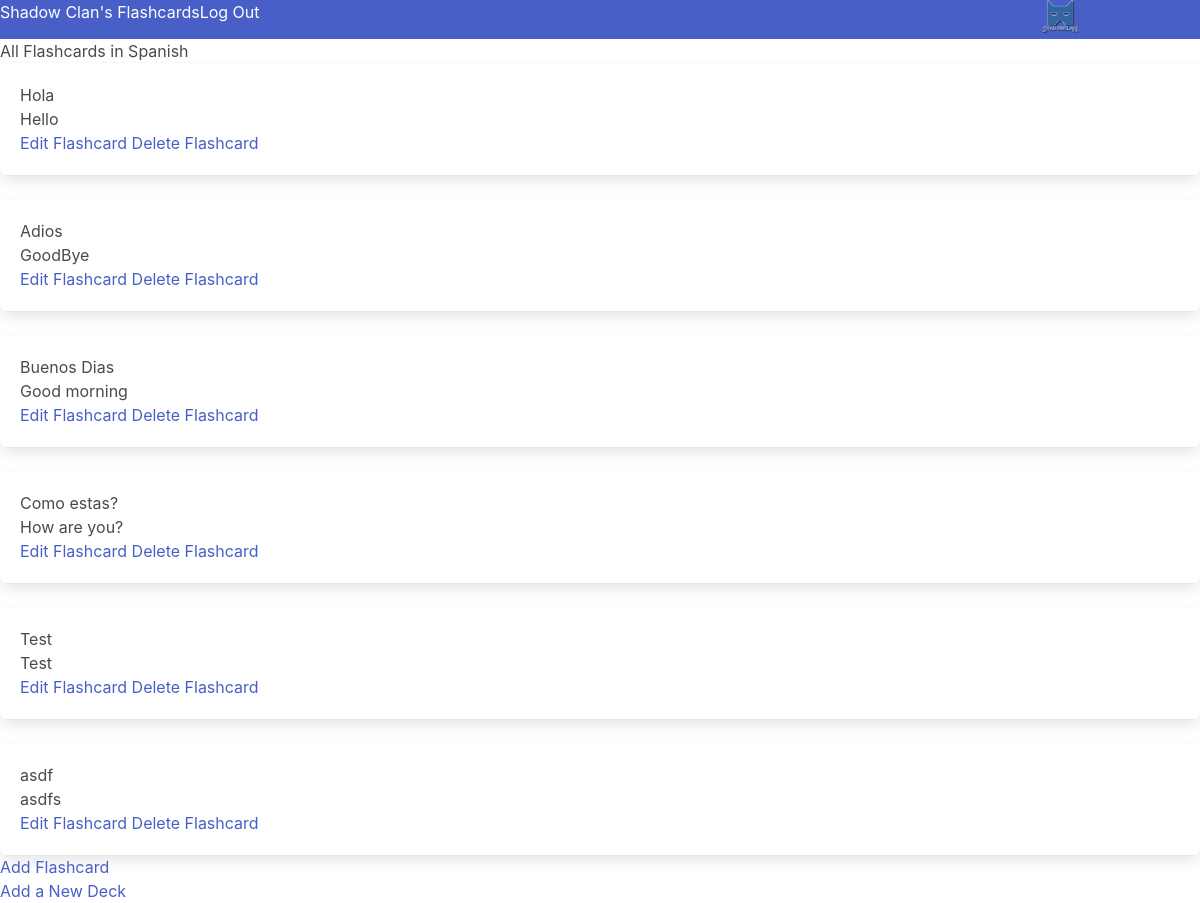
Page /decks/spanish (signed in) on the committed database.
### flashcardsapp/models.py (models this page shows, shortened)
class Deck(models.Model):
    name = models.CharField(max_length=200)
    description = models.TextField(max_length=1000)
    deck_user = models.ForeignKey(
        User, on_delete=models.CASCADE, null=True, related_name="deck_user", db_column='deck_user',
    )
    flashcard = models.ForeignKey(
        "Flashcard", on_delete=models.CASCADE, null=True, blank=True, related_name="flashcard",
    )
    slug = models.SlugField(
        max_length=200,
        null=True,
        blank=True,
        unique=True,
    )
    date = models.DateTimeField(auto_now_add=datetime.now)

class FlashCard(models.Model):
    prompt = models.CharField(max_length=200)
    answer = models.CharField(max_length=1000)
    flashcard_deck = models.ForeignKey(
        Deck, on_delete=models.CASCADE, null=True, blank=True, related_name="flashcard_deck"
    )
    correct = models.BooleanField(default=True)
    missed = models.IntegerField(default=0)
    date = models.DateTimeField(auto_now_add=datetime.now)
    objects = models.Manager()

### flashcardsapp/views.py (the view)
# urls.py: path("decks/<slug:slug>", flash_views.show_flashcards, name="show_flashcards"),
@ login_required
def show_flashcards(request, slug):
    deck = get_object_or_404(Deck, slug=slug)
    flashcards = FlashCard.objects.all().filter(flashcard_deck_id=deck.id)
    return render(request, "show_flashcards.html", {"deck": deck, "flashcards": flashcards})

### templates/show_flashcards.html
{% extends "base.html" %}
{% block content %}
<section>
  <div class="pb5"><h1>All Flashcards in {{deck.name}}</h1></div>
  {% for flashcard in flashcards %}
  <div class="box w5 h-75 pb5 pt4">
      <p class="f3 lh-copy">{{ flashcard.prompt }} </p>
      <p>{{ flashcard.answer }} </p>
<div>
      <a href={% url 'edit_flashcard' slug=deck.slug pk=flashcard.pk%}>Edit Flashcard</a>
      <a href={% url 'delete_flashcard' slug=deck.slug pk=flashcard.pk%}>Delete Flashcard</a>
    </div>
 </div>
 {% endfor %}
</section>
<section>
  <a href={% url 'add_flashcard' slug=deck.slug %}>Add Flashcard</a>
<section class="pt4">
<section class="pt4">
  <a href={% url 'add_deck' pk=user.pk%}>Add a New Deck</a>
</section>
{% endblock content %}

### rows in the picture
Deck: name "Spanish"
FlashCard: prompt "Hola", answer "Hello"
FlashCard: prompt "Adios", answer "GoodBye"
FlashCard: prompt "Buenos Dias", answer "Good morning"
FlashCard: prompt "Como estas?", answer "How are you?"
FlashCard: prompt "Test", answer "Test"
FlashCard: prompt "asdf", answer "asdfs"
